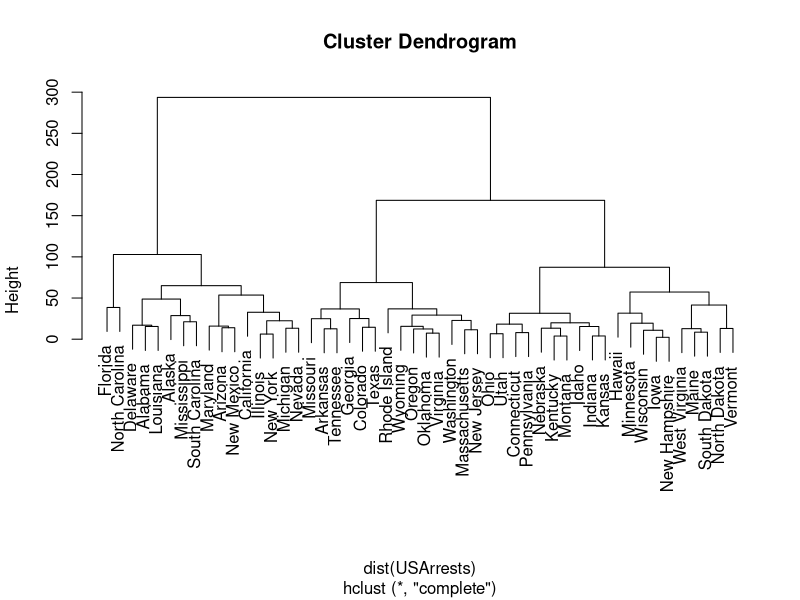
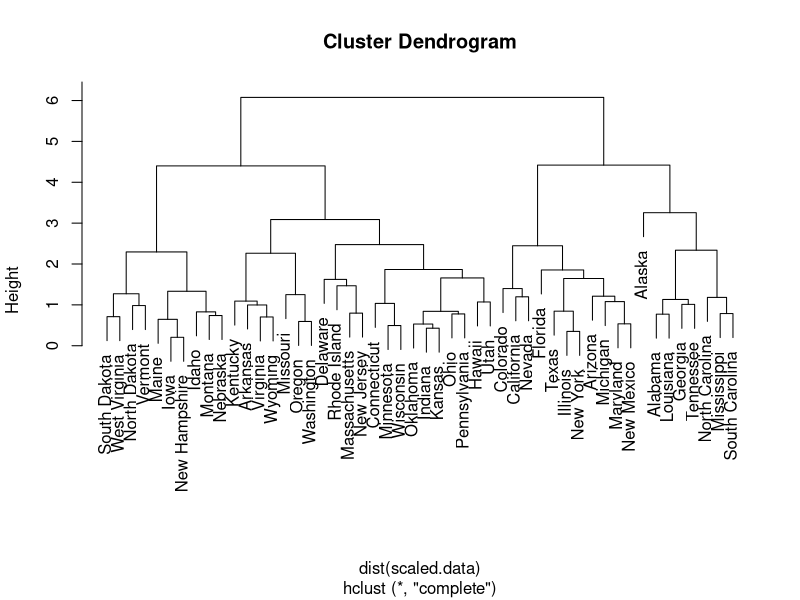
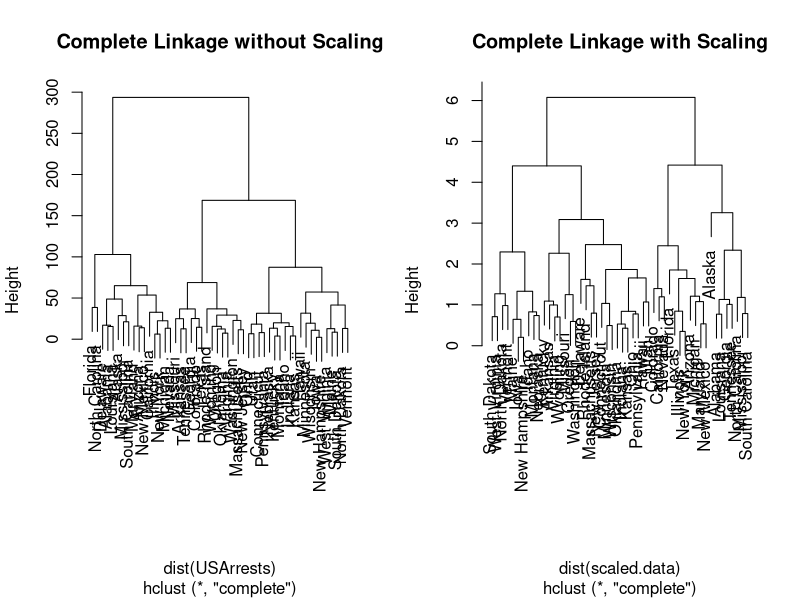

These charts were generated, in order, by the following R code:
set.seed(1)

method.complete = hclust(dist(USArrests), method = 'complete')
plot(method.complete)

#cut at height 3
method.complete.cut = cutree(method.complete, k = 3)
method.complete.cut

#scale
scaled.data = scale(USArrests)
method.complete.scaled = hclust(dist(scaled.data), method = 'complete')
plot(method.complete.scaled)

#compare
par(mfrow = c(1, 2)) 
plot(method.complete, main = "Complete Linkage without Scaling")
plot(method.complete.scaled, main = "Complete Linkage with Scaling")
